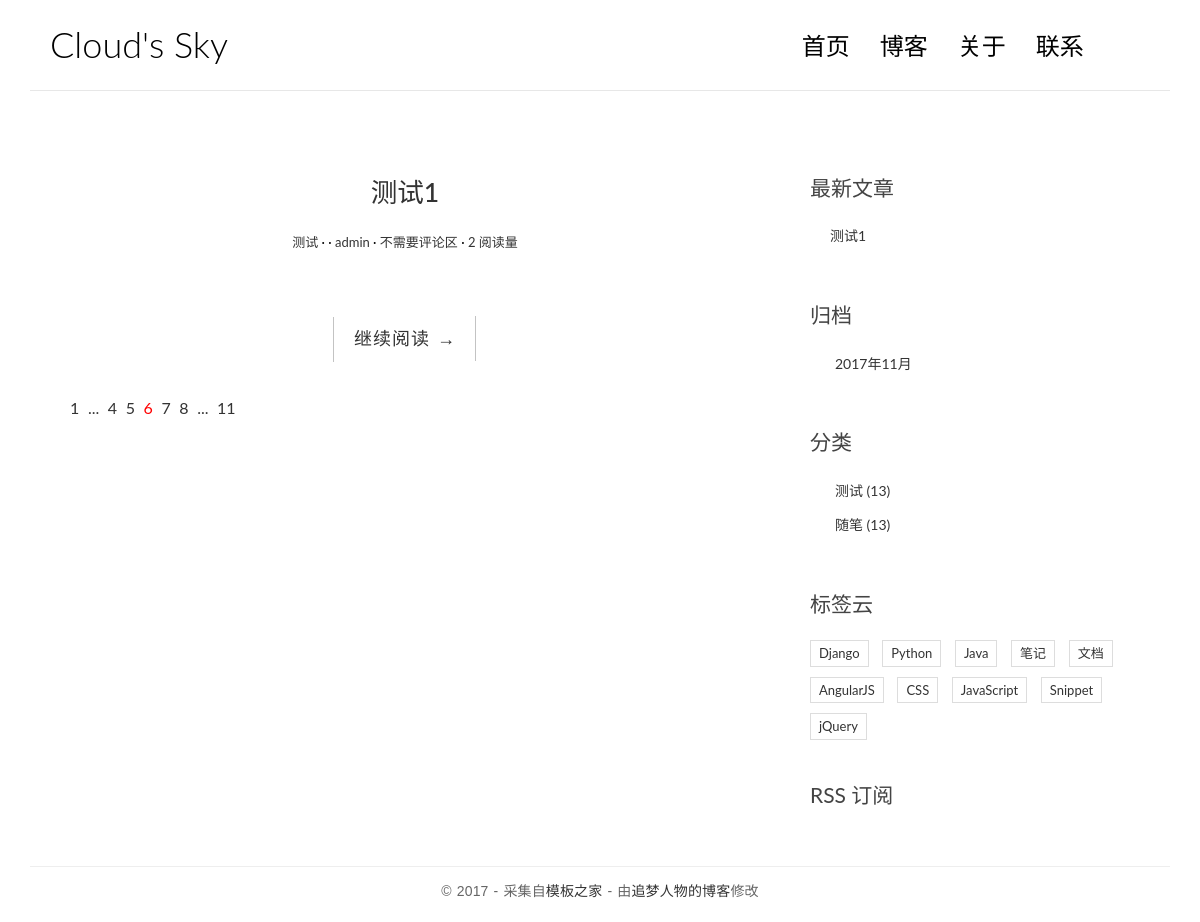
The page / on the database its author committed.
### mainsite/models.py (models this page shows, shortened)
@python_2_unicode_compatible
class Post(models.Model):
    title = models.CharField(max_length=200)
    body = models.TextField()
    created_time = models.DateTimeField()
    modified_time = models.DateTimeField()
    excerpt = models.CharField(max_length=200, blank=True)
    category = models.ForeignKey(Category)
    tags = models.ManyToManyField(Tag, blank=True)
    author = models.ForeignKey(User)
    views = models.PositiveIntegerField(default=0)
    def get_absolute_url(self):
        return reverse('mainsite:detail', kwargs={'pk': self.pk})
    class Meta:
        ordering = ['-created_time']

@python_2_unicode_compatible
class Category(models.Model):
    name = models.CharField(max_length=100)

### mainsite/views.py (the view)
# urls.py: url(r'^$', views.IndexView.as_view(), name='index'),
class IndexView(ListView):
    model = Post
    template_name = 'mainsite/index.html'
    context_object_name = 'post_list'

### mainsite/templatetags/blog_tags.py (called while the page is built)
@register.simple_tag
def get_recent_posts(num=5):
    return Post.objects.all().order_by('-created_time')[:num]

@register.simple_tag
def archives():
    return Post.objects.dates('created_time', 'month', order='DESC')

@register.simple_tag
def get_categories():
    return Category.objects.all()

### templates/mainsite/index.html (shortened to what this page needs)
{% extends 'base.html' %}
{% block main %}
    {% for post in post_list %}
        <article class="post post-{{ post.pk }}">
            <h1 class="entry-title">
                <a href="{{ post.get_absolute_url}}">{{ post.title }}</a>
                    </h1>
                    <div class="entry-meta">
                        <span class="post-category"><a href="#">{{ post.category.name }}</a></span>
                        <span class="post-date"><a href="#"><time class="entry-date" datetime="{{ post.create_time }}">{{ post.create_time }}</time></a></span>
                        <span class="post-author"><a href="#">{{ post.author }}</a></span>
                        <span class="comments-link"><a href="#">不需要评论区</a></span>
                        <span class="views-count"><a href="#">{{ post.views }} 阅读量</a></span>
                    </div>
                    <div class="entry-content clearfix">
                        <div class="read-more cl-effect-14">
                <a href="{{ post.get_absolute_url }}" class="more-link">继续阅读 <span class="meta-nav">→</span></a>
                         </div>
                    </div>
                </article>
                {% empty %}
                    <div class="no-post">暂无</div>
                {% endfor %}
                <div class="pagination">
                    <ul>
                        <li><a href="">1</a></li>
                        <li><a href="">...</a></li>
                        <li><a href="">4</a></li>
                        <li><a href="">5</a></li>
                        <li class="current"><a href="">6</a></li>
                        <li><a href="">7</a></li>
                        <li><a href="">8</a></li>
                        <li><a href="">...</a></li>
                        <li><a href="">11</a></li>
                    </ul>
                </div>
    {% endblock main %}

### templates/base.html (shortened to what this page needs)
{% load staticfiles %}
{% load blog_tags %}
<!DOCTYPE html>
<html>
<head>
    <link rel="stylesheet" href="http://code.ionicframework.com/ionicons/2.0.1/css/ionicons.min.css">
    <link rel="stylesheet" href="https://cdn.bootcss.com/bootstrap/3.3.7/css/bootstrap.min.css">
    <link rel="stylesheet" href="{% static 'mainsite/css/pace.css' %}">
    <link rel="stylesheet" href="{% static 'mainsite/css/custom.css' %}">
    <link rel="stylesheet" href="{% static 'mainsite/css/highlights/github.css' %}">
</head>
<body>
<div class="container">
    <header id="site-header">
        <div class="row">
            <div class="col-md-4 col-sm-5 col-xs-8">
                <div class="logo">
                    <h1><a href="{% url 'mainsite:index' %}">Cloud's Sky</a></h1>
                </div>
            </div>
            <div class="col-md-8 col-sm-7 col-xs-4">
                <nav class="main-nav" role="navigation">
                    <div class="collapse navbar-collapse" id="bs-example-navbar-collapse-1">
                        <ul class="nav navbar-nav navbar-right">
                            <li class="cl-effect-11"><a href="{% url 'mainsite:index' %}" data-hover="首页">首页</a></li>
                            <li class="cl-effect-11"><a href="full-width.html" data-hover="博客">博客</a></li>
                            <li class="cl-effect-11"><a href="about.html" data-hover="关于">关于</a></li>
                            <li class="cl-effect-11"><a href="contact.html" data-hover="联系">联系</a></li>
                        </ul>
                    </div>
                </nav>
            </div>
        </div>
    </header>
</div>
<div class="content-body">
    <div class="container">
        <div class="row">
            <main class="col-md-8">
                {% block main %}
                {% endblock main %}
            </main>
            <aside class="col-md-4">
                <div class="widget widget-recent-posts">
                    <h3 class="widget-title">最新文章</h3>
                    {% get_recent_posts as recent_post_list %}
                    <ul>
                        {% for post in recent_post_list %}
                        <li>
                            <a href="{{ post.get_absolute_url }}">{{ post.title }}</a>
                        </li>
                        {% empty %}
                            暂无文章
                        {% endfor %}
                    </ul>
                </div>
                <div class="widget widget-archives">
                    <h3 class="widget-title">归档</h3>
                     {% archives as date_list %}
                    <ul>
                       {% for date in date_list %}
                       <li>
                            <a href="{% url 'mainsite:archives' date.year date.month %}">{{ date.year }}年{{ date.month }}月</a>
                       </li>
                       {% empty %}
                       暂无归档
                       {% endfor %}
                    </ul>
                </div>
                <div class="widget widget-category">
                    <h3 class="widget-title">分类</h3>
                    {% get_categories as categories %}
                    <ul>
                        {% for category in categories %}
                        <li>
                            <a href="{% url 'mainsite:category' category.pk %}">{{ category.name }} <span class="post-count">(13)</span></a>
                        </li>
                        {% empty %}
                       暂无分类
                       {% endfor %}
                    </ul>
                </div>
                <div class="widget widget-tag-cloud">
                    <h3 class="widget-title">标签云</h3>
                    <ul>
                        <li>
                            <a href="#">Django</a>
                        </li>
                        <li>
                            <a href="#">Python</a>
                        </li>
                        <li>
                            <a href="#">Java</a>
                        </li>
                        <li>
                            <a href="#">笔记</a>
                        </li>
                        <li>
                            <a href="#">文档</a>
                        </li>
                        <li>
                            <a href="#">AngularJS</a>
                        </li>
                        <li>
                            <a href="#">CSS</a>
                        </li>
                        <li>
                            <a href="#">JavaScript</a>
                        </li>
                        <li>
                            <a href="#">Snippet</a>
                        </li>
                        <li>
                            <a href="#">jQuery</a>
                        </li>
                    </ul>
                </div>
                <div class="rss">
                    <a href=""> RSS 订阅</a>
                </div>
            </aside>
        </div>
    </div>
</div>
<footer id="site-footer">
    <div class="container">
        <div class="row">
            <div class="col-md-12">
                <p class="copyright">&copy 2017 - 采集自<a href="http://www.cssmoban.com/"
                                                        target="_blank" title="模板之家">模板之家</a>
                    - 由<a href="http://zmrenwu.com/" title="网页模板" target="_blank">追梦人物的博客</a>修改
                </p>
            </div>
        </div>
    </div>
</footer>
</body>
</html>

### mainsite/static/mainsite/css/custom.css (style rules this page uses)
* { outline: none; }
h1, h2, h3, h4, h5, h6 { margin-top: 0; }
a { color: #333; }
body { color: #444; font-family: 'Lato', sans-serif; }
p { font-family: 'Ubuntu', sans-serif; font-weight: 400; word-spacing: 1px; letter-spacing: 0.01em; }
#site-header { background-color: #FFF; padding: 25px 20px; margin-bottom: 40px; border-bottom: 1px solid #e7e7e7; }
.logo h1 a { color: #000; }
.logo h1 { margin: 0; font-family: 'Lato', sans-serif; font-weight: 300; }
.main-nav { margin-top: 11px; max-width: 95%; }
.main-nav a { color: #000000 !important; padding: 0 0 5px 0 !important; margin-right: 30px; font-family: 'Lato', sans-serif; font-weight: 300; font-size: 24px; }
.cl-effect-11 a { padding: 10px 0; color: #0972b4; text-shadow: none; }
.cl-effect-11 a::before { position: absolute; top: 0; left: 0; overflow: hidden; padding: 0 0 5px 0 !important; max-width: 0; border-bottom: 1px solid #000; color: #000; content: attr(data-hover); white-space: nowrap; -webkit-transition: max-width 0.5s; -moz-transition: max-width 0.5s; transition: max-width 0.5s; }
.content-body { padding-bottom: 4em; }
.post { background: #fff; padding: 30px 30px 0; }
.entry-title { text-align: center; font-size: 1.9em; margin-bottom: 20px; line-height: 1.6; padding: 10px 20px 0; }
.entry-meta { text-align: center; color: #DDDDDD; font-size: 13px; margin-bottom: 30px; }
.entry-content { font-size: 18px; line-height: 1.9; font-weight: 300; color: #000; }
.post-category::after, .post-date::after, .post-author::after, .comments-link::after { content: ' ·'; color: #000; }
.read-more { font-family: 'Ubuntu', sans-serif; font-weight: 400; word-spacing: 1px; letter-spacing: 0.01em; text-align: center; margin-top: 20px; }
.cl-effect-14 a { padding: 0 20px; height: 45px; line-height: 45px; position: relative; display: inline-block; margin: 15px 25px; letter-spacing: 1px; font-weight: 400; text-shadow: 0 0 1px rgba(255, 255, 255, 0.3); }
.cl-effect-14 a::before, .cl-effect-14 a::after { position: absolute; width: 45px; height: 1px; background: #C3C3C3; content: ''; -webkit-transition: all 0.3s; -moz-transition: all 0.3s; transition: all 0.3s; pointer-events: none; }
.cl-effect-14 a::before { top: 0; left: 0; -webkit-transform: rotate(90deg); -moz-transform: rotate(90deg); transform: rotate(90deg); -webkit-transform-origin: 0 0; -moz-transform-origin: 0 0; transform-origin: 0 0; }
.cl-effect-14 a::after { right: 0; bottom: 0; -webkit-transform: rotate(90deg); -moz-transform: rotate(90deg); transform: rotate(90deg); -webkit-transform-origin: 100% 0; -moz-transform-origin: 100% 0; transform-origin: 100% 0; }
.widget { background: #fff; padding: 30px 0 0; }
.widget-title { font-size: 1.5em; margin-bottom: 20px; line-height: 1.6; padding: 10px 0 0; font-weight: 400; }
.widget-recent-posts ul { padding: 0; margin: 0; padding-left: 20px; }
.widget-recent-posts ul li { list-style-type: none; position: relative; line-height: 170%; margin-bottom: 10px; }
.widget-recent-posts ul li::before { content: '\f3d3'; font-family: "Ionicons"; position: absolute; left: -17px; top: 3px; font-size: 16px; color: #000; }
.widget-archives ul { padding: 0; margin: 0; padding-left: 25px; }
.widget-archives ul li { list-style-type: none; position: relative; line-height: 170%; margin-bottom: 10px; }
.widget-archives ul li::before { content: '\f3f3'; font-family: "Ionicons"; position: absolute; left: -25px; top: 1px; font-size: 16px; color: #000; }
.widget-category ul { padding: 0; margin: 0; padding-left: 25px; }
.widget-category ul li { list-style-type: none; position: relative; line-height: 170%; margin-bottom: 10px; }
.widget-category ul li::before { content: '\f3fe'; font-family: "Ionicons"; position: absolute; left: -25px; top: 1px; font-size: 18px; color: #000; }
.widget-tag-cloud ul { padding: 0; margin: 0; margin-right: -10px; }
.widget-tag-cloud ul li { list-style-type: none; font-size: 13px; display: inline-block; margin-right: 10px; margin-bottom: 10px; padding: 3px 8px; border: 1px solid #ddd; }
.rss { font-size: 21px; margin-top: 30px; }
.rss a { color: #444; }
#site-footer { padding-top: 10px; padding: 0 0 1.5em 0; }
.copyright { text-align: center; padding-top: 1em; margin: 0; border-top: 1px solid #eee; color: #666; }
.pagination ul { list-style: none; }
.pagination ul li { display: inline-block; font-size: 16px; margin-right: 5px; }
.current a { color: red; }

### rows shown on the page
Post: title "测试1", category.name "测试", author "admin", views "2"
Category: name "测试"
Category: name "随笔"

### other values the page prints
{{ date.year }} "2017"
{{ date.month }} "11"
